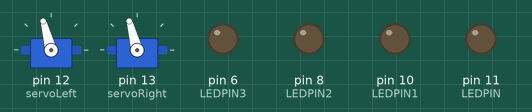
This sketch was run on a simulated Arduino Uno, built with avr-gcc and run on an emulated ATmega328P. On the bench: 2 × servo, output pins drawn as LEDs (lit = HIGH).

Above: at 0.1 s.
At 2.1 s:
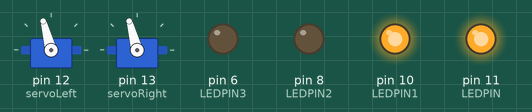
At 5.2 s:
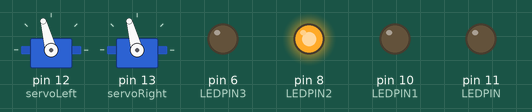
At 25.5 s:
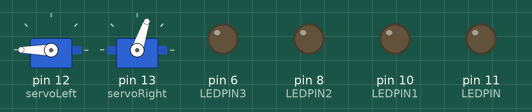
At 27.6 s:
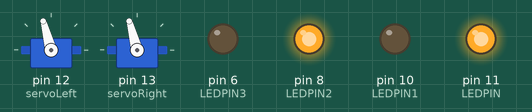
At 29.7 s:
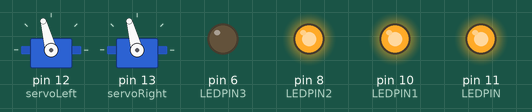
Timing chart, 0 to 40.0 s (numbered marks = the images above):
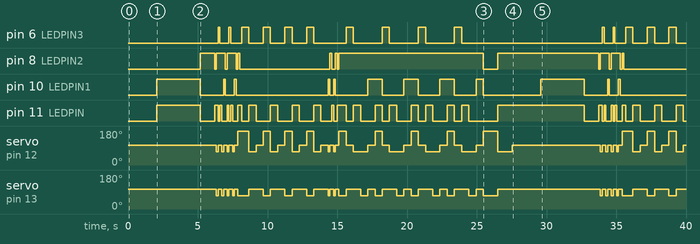

Measured:
- by itself, pin 6 (LEDPIN3): LOW → HIGH at 6.5 s, → LOW 0.13 s later, → HIGH 0.65 s later, → LOW 0.13 s later, … (30 changes in this stretch)
- by itself, pin 8 (LEDPIN2): LOW → HIGH at 5.2 s, → LOW 1.0 s later, → HIGH 0.13 s later, → LOW 0.65 s later, … (22 changes in this stretch)
- by itself, pin 10 (LEDPIN1): LOW → HIGH at 2.1 s, → LOW 3.1 s later, → HIGH 1.7 s later, → LOW 0.13 s later, … (24 changes in this stretch)
- by itself, pin 11 (LEDPIN): LOW → HIGH at 2.1 s, → LOW 3.1 s later, → HIGH 1.0 s later, → LOW 0.26 s later, … (56 changes in this stretch)
- by itself, servo on pin 12 (servoLeft): 105° → 71° at 6.3 s, → 105° 0.13 s later, → 71° 0.26 s later, → 105° 0.13 s later, … (60 changes in this stretch)
- by itself, servo on pin 13 (servoRight): 105° → 71° at 6.3 s, → 105° 0.13 s later, → 71° 0.26 s later, → 105° 0.13 s later, … (52 changes in this stretch)

The sketch:

Dancer1.ino
```cpp
#include <Servo.h>

Servo servoRight;
Servo servoLeft;

int bpm = 116;
int quarter = 60000 / bpm;  // (miliseconds in a minute) divided by (beats in a minute) equals (delay time in miliseconds)
int whole = quarter * 4;
int half = quarter * 2;
int eighth = whole / 8;
int sixteenth = whole / 16;
int dottedEighth = eighth + sixteenth;
int LEDPIN= 11;
int LEDPIN1= 10;
int LEDPIN2= 8;
int LEDPIN3= 6;


void setup() {
  // put your setup code here, to run once:
  Serial.begin(9600);
  servoLeft.attach(12);
  servoRight.attach(13);
  servoLeft.writeMicroseconds(1500);
  servoRight.writeMicroseconds(1500);
  pinMode(LEDPIN,OUTPUT);
  pinMode(LEDPIN1,OUTPUT);
  pinMode(LEDPIN2,OUTPUT);
  pinMode(LEDPIN3,OUTPUT);
}

void stopMove(){
  servoRight.writeMicroseconds(1500);
  servoLeft.writeMicroseconds(1500);
}
void forward(){
  servoRight.writeMicroseconds(1275);
  servoLeft.writeMicroseconds(16225);
}
void backward(){
  servoRight.writeMicroseconds(1625);
  servoLeft.writeMicroseconds(1275);
}
void right(){
  servoRight.writeMicroseconds(1625);
  servoLeft.writeMicroseconds(1625);
}
void left(){
  servoRight.writeMicroseconds(1275);
  servoLeft.writeMicroseconds(1275);
}

void tantan(){
   for (int i = 0; i < 2; i++){
   right();
   delay(half);
   }
}

void loop() {
///making it go in circles
  for (int i = 0; i < 1; i++){
 tantan();
 digitalWrite(LEDPIN, LOW);
    digitalWrite(LEDPIN1, HIGH);
    digitalWrite(LEDPIN3, HIGH);
     digitalWrite(LEDPIN, HIGH);
    digitalWrite(LEDPIN3, LOW);
 delay(half);
 tantan();
 digitalWrite(LEDPIN2,HIGH);
     digitalWrite(LEDPIN, HIGH);
    digitalWrite(LEDPIN1, HIGH);
    digitalWrite(LEDPIN, LOW);
    digitalWrite(LEDPIN1, LOW);
 delay(half);
 right();
    digitalWrite(LEDPIN2, LOW);
    digitalWrite(LEDPIN3, HIGH);
    digitalWrite(LEDPIN, HIGH);
    digitalWrite(LEDPIN3, LOW);
 delay(sixteenth );

}
for (int i =0; i<2; i++){

  left();
  digitalWrite(LEDPIN, LOW);
     digitalWrite(LEDPIN2, HIGH);
     digitalWrite(LEDPIN, HIGH);
 delay(sixteenth);
 right();
  digitalWrite(LEDPIN1, HIGH);
     digitalWrite(LEDPIN, LOW);
     digitalWrite(LEDPIN1, LOW);
     digitalWrite(LEDPIN3, HIGH);
 delay(sixteenth);
 right();
  digitalWrite(LEDPIN, HIGH);
     digitalWrite(LEDPIN3, LOW);
     digitalWrite(LEDPIN, LOW);
     digitalWrite(LEDPIN, HIGH);
 delay(sixteenth);

 left();
 digitalWrite(LEDPIN3, LOW);
     digitalWrite(LEDPIN, LOW);
 delay(sixteenth);
 right();
    digitalWrite(LEDPIN, HIGH);
    digitalWrite(LEDPIN1, HIGH);
    digitalWrite(LEDPIN3, HIGH);
     digitalWrite(LEDPIN, LOW);
    digitalWrite(LEDPIN3, LOW);
 delay(sixteenth);
 right();
    digitalWrite(LEDPIN2, LOW);
     digitalWrite(LEDPIN, HIGH);
    digitalWrite(LEDPIN1, HIGH);
    digitalWrite(LEDPIN, LOW);
    digitalWrite(LEDPIN1, LOW);
 delay(sixteenth);

}
for(int i=0; i<1; i++){
forward();
digitalWrite(LEDPIN2, HIGH);
    digitalWrite(LEDPIN3, HIGH);
    digitalWrite(LEDPIN, HIGH);
    digitalWrite(LEDPIN3, LOW);
delay(sixteenth);
forward();
digitalWrite(LEDPIN, LOW);
     digitalWrite(LEDPIN2, LOW);
     digitalWrite(LEDPIN, HIGH);
delay(sixteenth);

}
for(int i=0; i<4; i++ ){
forward();
digitalWrite(LEDPIN1, HIGH);
     digitalWrite(LEDPIN, LOW);
     digitalWrite(LEDPIN1, LOW);
     digitalWrite(LEDPIN3, HIGH);
delay(quarter);
backward();
digitalWrite(LEDPIN, HIGH);
     digitalWrite(LEDPIN3, LOW);
     digitalWrite(LEDPIN, HIGH);
delay(quarter);
right();
 digitalWrite(LEDPIN3, LOW);
     digitalWrite(LEDPIN, LOW);
delay(quarter);

}
for(int i=0; i<2; i++){
left();
    digitalWrite(LEDPIN, HIGH);
    digitalWrite(LEDPIN1, HIGH);
    digitalWrite(LEDPIN3, HIGH);
     digitalWrite(LEDPIN, LOW);
    digitalWrite(LEDPIN3, LOW);
 delay(sixteenth);
 right();
 digitalWrite(LEDPIN2,HIGH);
     digitalWrite(LEDPIN, HIGH);
    digitalWrite(LEDPIN1, HIGH);
    digitalWrite(LEDPIN, LOW);
    digitalWrite(LEDPIN1, LOW);
 delay(sixteenth);
 right();
    digitalWrite(LEDPIN2, LOW);
    digitalWrite(LEDPIN3, HIGH);
    digitalWrite(LEDPIN, HIGH);
    digitalWrite(LEDPIN3, LOW);
 delay(sixteenth);
}
for(int i=0; i<4; i++ ){
forward();
digitalWrite(LEDPIN, LOW);
     digitalWrite(LEDPIN2, HIGH);
     digitalWrite(LEDPIN, HIGH);
delay(quarter);
right();
digitalWrite(LEDPIN1, HIGH);
     digitalWrite(LEDPIN, LOW);
     digitalWrite(LEDPIN1, LOW);
     digitalWrite(LEDPIN3, HIGH);
delay(quarter);
backward();
digitalWrite(LEDPIN, HIGH);
     digitalWrite(LEDPIN3, LOW);
     digitalWrite(LEDPIN, HIGH);
delay(quarter);
left();
digitalWrite(LEDPIN3, LOW);
     digitalWrite(LEDPIN, LOW);
delay(quarter);
right();
    digitalWrite(LEDPIN, HIGH);
    digitalWrite(LEDPIN1, HIGH);
    digitalWrite(LEDPIN3, HIGH);
     digitalWrite(LEDPIN, LOW);
    digitalWrite(LEDPIN3, LOW);
delay(quarter);


}
for (int i= 0; i<2; i++){
  forward();
    digitalWrite(LEDPIN2, LOW);
     digitalWrite(LEDPIN, HIGH);
    digitalWrite(LEDPIN1, HIGH);
    digitalWrite(LEDPIN, LOW);
    digitalWrite(LEDPIN1, LOW);
  delay(quarter);

}
for (int i= 0; i<2; i++){
  backward();
 digitalWrite(LEDPIN2, HIGH);
    digitalWrite(LEDPIN3, HIGH);
    digitalWrite(LEDPIN, HIGH);
    digitalWrite(LEDPIN3, LOW);
  delay(quarter);

}


  // put your main code here, to run repeatedly:

}
```
